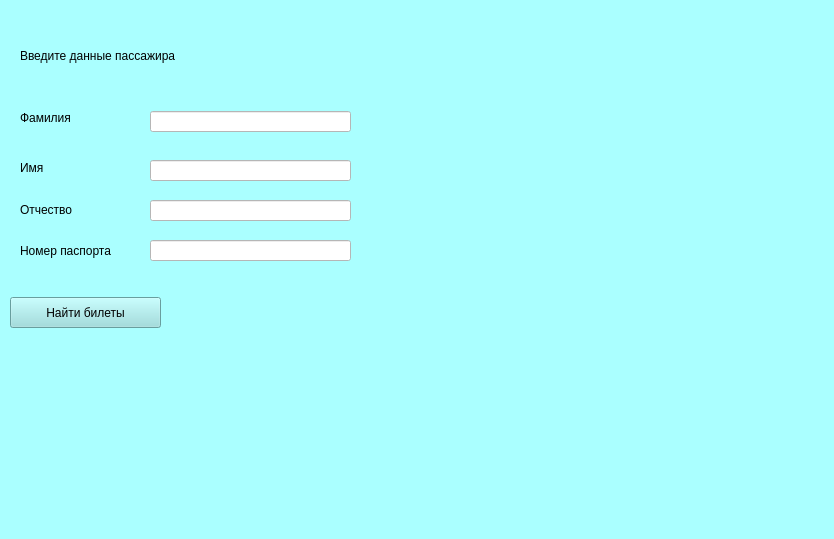
<?xml version="1.0" encoding="UTF-8"?>
<ui version="4.0">
 <class>Form</class>
 <widget class="QWidget" name="Form">
  <property name="geometry">
   <rect>
    <x>0</x>
    <y>0</y>
    <width>834</width>
    <height>539</height>
   </rect>
  </property>
  <property name="windowTitle">
   <string>Form</string>
  </property>
  <property name="styleSheet">
   <string notr="true">background-color: rgb(170, 255, 255);</string>
  </property>
  <widget class="QLabel" name="label">
   <property name="geometry">
    <rect>
     <x>20</x>
     <y>40</y>
     <width>231</width>
     <height>31</height>
    </rect>
   </property>
   <property name="text">
    <string>Введите данные пассажира</string>
   </property>
  </widget>
  <widget class="QLineEdit" name="lineEdit_surname">
   <property name="geometry">
    <rect>
     <x>150</x>
     <y>111</y>
     <width>201</width>
     <height>21</height>
    </rect>
   </property>
   <property name="styleSheet">
    <string notr="true">background-color: rgb(255, 255, 255);</string>
   </property>
  </widget>
  <widget class="QLabel" name="label_2">
   <property name="geometry">
    <rect>
     <x>20</x>
     <y>110</y>
     <width>55</width>
     <height>16</height>
    </rect>
   </property>
   <property name="text">
    <string>Фамилия</string>
   </property>
  </widget>
  <widget class="QLabel" name="label_3">
   <property name="geometry">
    <rect>
     <x>20</x>
     <y>160</y>
     <width>55</width>
     <height>16</height>
    </rect>
   </property>
   <property name="text">
    <string>Имя</string>
   </property>
  </widget>
  <widget class="QLabel" name="label_4">
   <property name="geometry">
    <rect>
     <x>20</x>
     <y>200</y>
     <width>61</width>
     <height>20</height>
    </rect>
   </property>
   <property name="text">
    <string>Отчество</string>
   </property>
  </widget>
  <widget class="QLabel" name="label_5">
   <property name="geometry">
    <rect>
     <x>20</x>
     <y>240</y>
     <width>101</width>
     <height>21</height>
    </rect>
   </property>
   <property name="text">
    <string>Номер паспорта</string>
   </property>
  </widget>
  <widget class="QLineEdit" name="lineEdit_name">
   <property name="geometry">
    <rect>
     <x>150</x>
     <y>160</y>
     <width>201</width>
     <height>21</height>
    </rect>
   </property>
   <property name="styleSheet">
    <string notr="true">background-color: rgb(255, 255, 255);</string>
   </property>
  </widget>
  <widget class="QLineEdit" name="lineEdit_last_name">
   <property name="geometry">
    <rect>
     <x>150</x>
     <y>200</y>
     <width>201</width>
     <height>21</height>
    </rect>
   </property>
   <property name="styleSheet">
    <string notr="true">background-color: rgb(255, 255, 255);</string>
   </property>
  </widget>
  <widget class="QLineEdit" name="lineEdit_passport">
   <property name="geometry">
    <rect>
     <x>150</x>
     <y>240</y>
     <width>201</width>
     <height>21</height>
    </rect>
   </property>
   <property name="styleSheet">
    <string notr="true">background-color: rgb(255, 255, 255);</string>
   </property>
  </widget>
  <widget class="QPushButton" name="pushButton">
   <property name="geometry">
    <rect>
     <x>10</x>
     <y>297</y>
     <width>151</width>
     <height>31</height>
    </rect>
   </property>
   <property name="styleSheet">
    <string notr="true">background-color: rgb(147, 221, 221);</string>
   </property>
   <property name="text">
    <string>Найти билеты</string>
   </property>
  </widget>
  <widget class="QLabel" name="label_6">
   <property name="geometry">
    <rect>
     <x>210</x>
     <y>300</y>
     <width>561</width>
     <height>171</height>
    </rect>
   </property>
   <property name="font">
    <font>
     <pointsize>30</pointsize>
    </font>
   </property>
   <property name="layoutDirection">
    <enum>Qt::LeftToRight</enum>
   </property>
   <property name="text">
    <string/>
   </property>
  </widget>
 </widget>
 <resources/>
 <connections/>
</ui>
